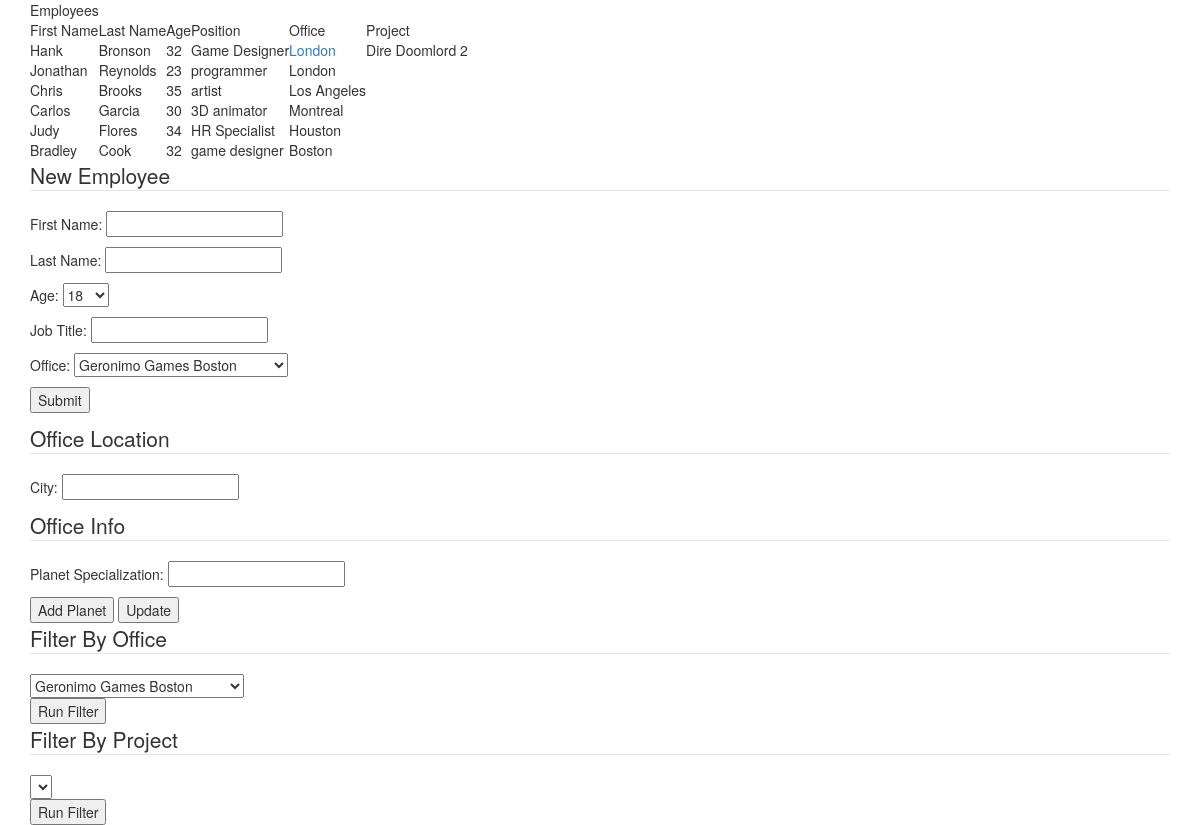
Before: / with the older database file.
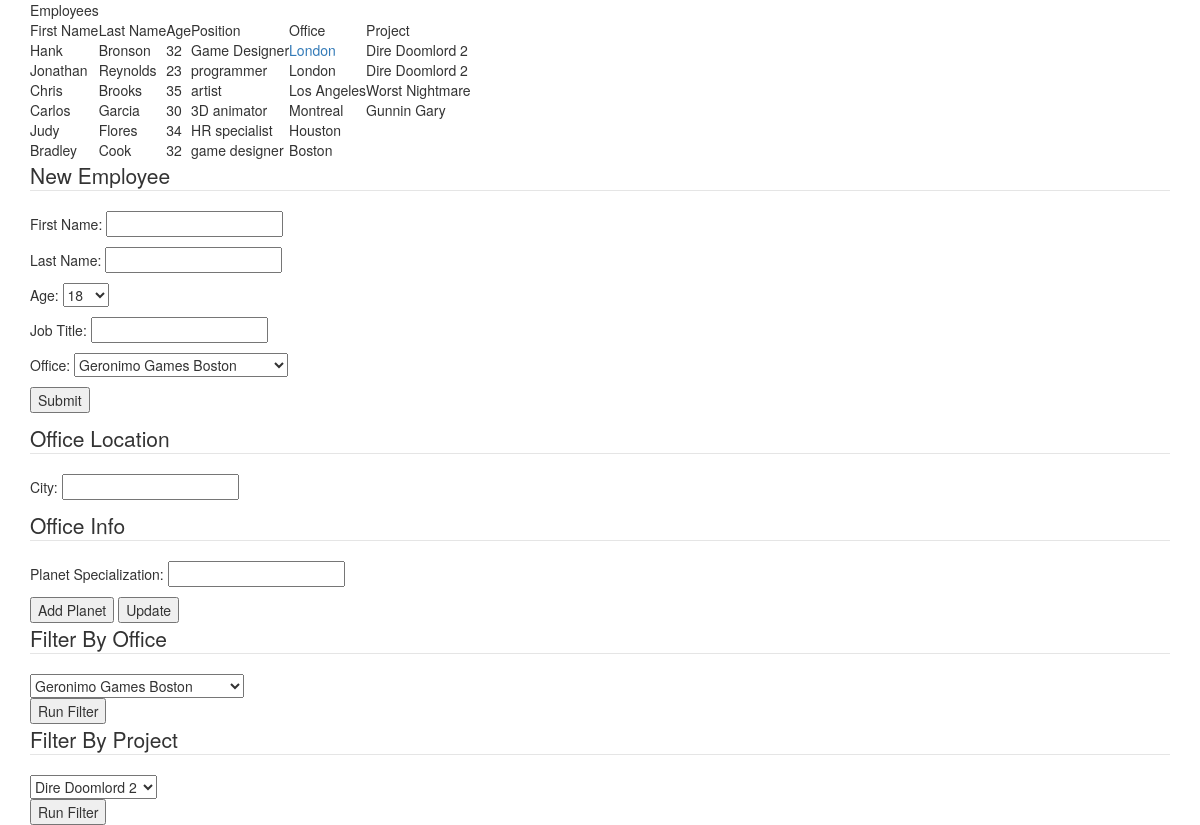
After: the same page with the newer database file.
### tables this page shows
CREATE TABLE employee(
	id int AUTO_INCREMENT PRIMARY KEY,
	cid int,
	age int NOT NULL, 
	first_name VARCHAR(255) NOT NULL,
	last_name VARCHAR(255) NOT NULL,
	position VARCHAR(255) NOT NULL,
	CONSTRAINT name UNIQUE (first_name, last_name),
	FOREIGN KEY (cid) REFERENCES office (id)
);

CREATE TABLE office(
	id int AUTO_INCREMENT PRIMARY KEY,
	city VARCHAR(255) NOT NULL,
	name VARCHAR(255) NOT NULL,
	CONSTRAINT cityName UNIQUE (city, name)
);

CREATE TABLE project(
	id int AUTO_INCREMENT PRIMARY KEY,
	name VARCHAR(255) NOT NULL,
	descr VARCHAR(255) NOT NULL,
	CONSTRAINT nameDesc UNIQUE (name, descr)
);

### index.php (the view, shortened to what this page needs)
<?php
$mysqli = new mysqli("oniddb.cws.oregonstate.edu","brownand-db","AAWTd6Bpl6KKvN5c","brownand-db");
?>
<!DOCTYPE html PUBLIC "-//W3C//DTD XHTML 1.0 Strict//EN"
        "http://www.w3.org/TR/xhtml1/DTD/xhtml1-strict.dtd">
<html lang="en">
<head>
    <link rel="stylesheet" href="http://maxcdn.bootstrapcdn.com/bootstrap/3.3.5/css/bootstrap.min.css">
</head>
<body>
<div class="container">
    <table>
        <tr>
            <td> Employees </td>
        </tr>
        <tr>
            <td>First Name</td>
            <td>Last Name</td>
            <td>Age</td>
            <td>Position</td>
            <td>Office</td>
            <td>Project</td>
        </tr>
        <tr>
            <td>Hank</td>
            <td>Bronson</td>
            <td>32</td>
            <td>Game Designer</td>
            <td><a href="planet.php?id=1">London</a></td>
            <td>Dire Doomlord 2</td>
        </tr>
<?php
if(!($stmt = $mysqli->prepare("SELECT employee.first_name, employee.last_name, employee.age, employee.position, office.city, p.name FROM employee INNER JOIN office on employee.cid = office.id
    LEFT JOIN employee_project ep on ep.eid = employee.id
    LEFT JOIN project p ON ep.eid = p.id"))){
    echo "Prepare failed: "  . $stmt->errno . " " . $stmt->error;
}
if(!$stmt->execute()){
    echo "Execute failed: "  . $mysqli->connect_errno . " " . $mysqli->connect_error;
}
if(!$stmt->bind_result($first_name, $last_name, $age, $position, $office, $project)){
    echo "Bind failed: "  . $mysqli->connect_errno . " " . $mysqli->connect_error;
}
while($stmt->fetch()){
 echo "<tr>\n<td>\n" . $first_name . "\n</td>\n<td>\n" . $last_name . "\n</td>\n<td>\n"  . $age . "\n</td>\n<td>\n"  . $position . "\n</td>\n<td>\n" . $office . "\n</td>\n<td>\n" . $project . "\n</td>\n</tr>";
}
?>
    </table>
</div>
<div class="container">
    <form method="post" action="addperson.php">
        <fieldset>
            <legend>New Employee</legend>
            <p>First Name: <input type="text" name="FirstName"/></p>
            <p>Last Name: <input type="text" name="LastName"/></p>
            <p> Age:
                        <select name = "Age">
                        <?php
                            for ($i=18; $i<=100; $i++)
                            {
                                ?>
                                    <option value="<?php echo $i;?>"><?php echo $i;?></option>
                                <?php
                            }
                        ?>
                        </select>
            </p>
            <p>Job Title: <input type="text" name="Position"/></p>
            <p>Office:
                        <select name="Office">
                            <?php
                            if(!($stmt = $mysqli->prepare("SELECT office.name, office.id FROM office"))){
                                echo "Prepare failed: "  . $stmt->errno . " " . $stmt->error;
                            }
                            if(!$stmt->execute()){
                                echo "Execute failed: "  . $mysqli->connect_errno . " " . $mysqli->connect_error;
                            }
                            if(!$stmt->bind_result($office, $id)){
                                echo "Bind failed: "  . $mysqli->connect_errno . " " . $mysqli->connect_error;
                            }
                            while($stmt->fetch()){
                             echo "\n<option value= \" $id \">\n" . $office . "\n</option>\n";
                            }
                            ?>
                        </select>
            </p>
        </fieldset>
        <p><input type="submit"/></p>
    </form>
</div>
<div class="container">
    <form method="post" action="index.html">
        <fieldset>
            <legend>Office Location</legend>
            <p>City: <input type="text" name="PName"/></p>
        </fieldset>
    </form>
    <form method="post" action="index.html">
        <fieldset>
            <legend>Office Info</legend>
            <p>Planet Specialization: <input type="text" name="Population"/></p>
        </fieldset>
        <input type="submit" name="add" value="Add Planet"/>
        <input type="submit" name="update" value="Update"/>
    </form>
</div>
<div class = "container">
	<form method="post" action="officeFilter.php">
		<fieldset>
			<legend>Filter By Office</legend>
                <select name="Office">
                    <?php
                    if(!($stmt = $mysqli->prepare("SELECT office.name, office.id FROM office"))){
                        echo "Prepare failed: "  . $stmt->errno . " " . $stmt->error;
                    }
                    if(!$stmt->execute()){
                        echo "Execute failed: "  . $mysqli->connect_errno . " " . $mysqli->connect_error;
                    }
                    if(!$stmt->bind_result($office, $id)){
                        echo "Bind failed: "  . $mysqli->connect_errno . " " . $mysqli->connect_error;
                    }
                    while($stmt->fetch()){
                     echo "\n<option value= \" $id \">\n" . $office . "\n</option>\n";
                    }
                    ?>
                </select>
		</fieldset>
		<input type="submit" value="Run Filter" />
	</form>
</div>
<div class = "container">
	<form method="post" action="projectFilter.php">
		<fieldset>
			<legend>Filter By Project</legend>
                <select name="Project">
                    <?php
                    if(!($stmt = $mysqli->prepare("SELECT project.name, project.id FROM project"))){
                        echo "Prepare failed: "  . $stmt->errno . " " . $stmt->error;
                    }
                    if(!$stmt->execute()){
                        echo "Execute failed: "  . $mysqli->connect_errno . " " . $mysqli->connect_error;
                    }
                    if(!$stmt->bind_result($project, $id)){
                        echo "Bind failed: "  . $mysqli->connect_errno . " " . $mysqli->connect_error;
                    }
                    while($stmt->fetch()){
                     echo "\n<option value= \" $id \">\n" . $project . "\n</option>\n";
                    }
                    ?>
                </select>
		</fieldset>
		<input type="submit" value="Run Filter" />
	</form>
</div>
</body>
</html>

Changed rows visible on the page:
shown differently, row unchanged: employee "Jonathan": project.name (not shown) → "Dire Doomlord 2"
shown differently, row unchanged: employee "Chris": project.name (not shown) → "Worst Nightmare"
shown differently, row unchanged: employee "Carlos": project.name (not shown) → "Gunnin Gary"
changed employee "Judy": position "HR Specialist" → "HR specialist"
Other visible differences:
form field Project: (not shown) → "Dire Doomlord 2"
